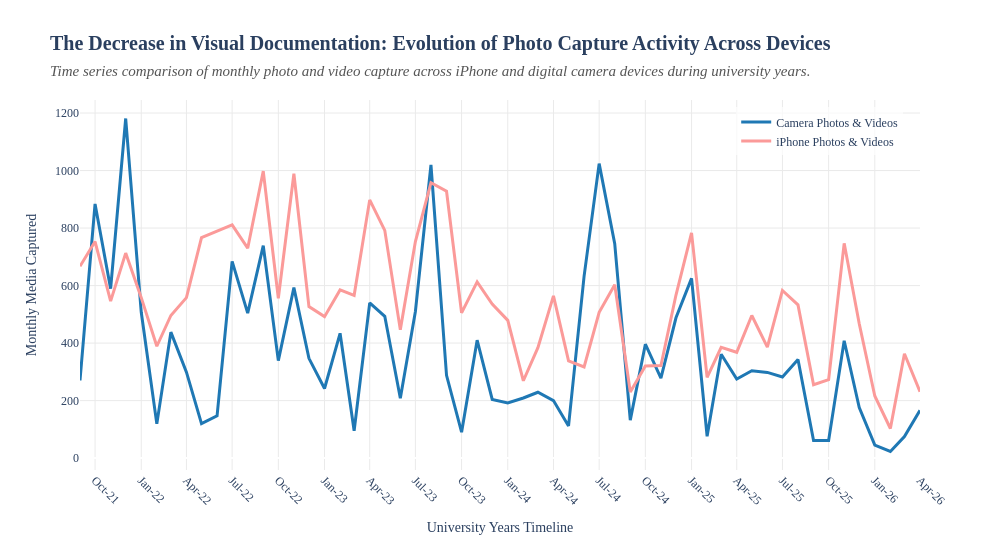

Write notebook code for a chart like this one.
### Markdown cell above
## Did I actually stop taking as many pictures as the years went on?

In the last couple of years, particularly after starting my Master’s degree, **I had the impression that my habit of taking photographs gradually declined**, often because I would forget to bring my camera with me. This first analysis aims to verify whether this perception corresponds to the data, or whether it is primarily a subjective feeling potentially influenced by increased mental load, which can distort how we recall and evaluate past periods of activity.

To address this question, I compared the number of photos and videos captured using my **iPhone** with those taken using my **digital camera** over time. For the visualization, I used a **line chart**, as it is well suited to representing temporal trends and highlighting changes in behavior across the five-year period.

### Code cell
# make month string into date
df['date_parsed'] = pd.to_datetime(df['month'], format='%b-%y')
df = df.sort_values('date_parsed').reset_index(drop=True)

# create line graph
fig = px.line(
    df, 
    x='date_parsed', 
    y=['camera_media_count', 'iphone_media_count'],
    color_discrete_sequence=['#1f78b4', '#fb9a99'], 
    title="<b>The Decrease in Visual Documentation: Evolution of Photo Capture Activity Across Devices</b><br><span style='font-size:15px; color:#555555;'><i>Time series comparison of monthly photo and video capture across iPhone and digital camera devices during university years.</i></span>",
    labels={'date_parsed': 'Timeline', 'value': 'Media Captured'}
)

legend_names = {
    'camera_media_count': 'Camera Photos & Videos', 
    'iphone_media_count': 'iPhone Photos & Videos'
}
fig.for_each_trace(lambda trace: trace.update(name = legend_names[trace.name]))

# make tooltip
for trace in fig.data:
    trace.hovertemplate = f"<b>{trace.name}</b>: %{{y:,}}<extra></extra>"
    trace.line.width = 3

# line graph layout
fig.update_layout(
    font_family="Times New Roman",
    title_font_size=20,
    xaxis_title="University Years Timeline",
    yaxis_title="Monthly Media Captured",
    plot_bgcolor="white",
    width=1000,
    height=550,
    hovermode="x unified", 
    legend=dict(
        yanchor="top", 
        y=0.98, 
        xanchor="right", 
        x=0.98, 
        bgcolor="rgba(255,255,255,0.7)", 
        title_text=""
    )
)

fig.update_xaxes(showgrid=True, gridcolor='#EAEAEA', tickformat='%b-%y', dtick="M3", tickangle=45)
fig.update_yaxes(showgrid=True, gridcolor='#EAEAEA')

fig.show()

### Figure 1 — Plotly figure (JSON) as saved in the notebook; plotly's stock layout.template omitted (floating-point values rounded to 4 significant figures)
{"data": [{"hovertemplate": "<b>Camera Photos & Videos</b>: %{y:,}<extra></extra>", "legendgroup": "camera_media_count", "line": {"color": "#1f78b4", "dash": "solid", "width": 3}, "marker": {"symbol": "circle"}, "mode": "lines", "name": "Camera Photos & Videos", "orientation": "v", "showlegend": true, "type": "scatter", "x": ["2021-09-01T00:00:00.000000", "2021-10-01T00:00:00.000000", "2021-11-01T00:00:00.000000", "2021-12-01T00:00:00.000000", "2022-01-01T00:00:00.000000", "2022-02-01T00:00:00.000000", "2022-03-01T00:00:00.000000", "2022-04-01T00:00:00.000000", "2022-05-01T00:00:00.000000", "2022-06-01T00:00:00.000000", "2022-07-01T00:00:00.000000", "2022-08-01T00:00:00.000000", "2022-09-01T00:00:00.000000", "2022-10-01T00:00:00.000000", "2022-11-01T00:00:00.000000", "2022-12-01T00:00:00.000000", "2023-01-01T00:00:00.000000", "2023-02-01T00:00:00.000000", "2023-03-01T00:00:00.000000", "2023-04-01T00:00:00.000000", "2023-05-01T00:00:00.000000", "2023-06-01T00:00:00.000000", "2023-07-01T00:00:00.000000", "2023-08-01T00:00:00.000000", "2023-09-01T00:00:00.000000", "2023-10-01T00:00:00.000000", "2023-11-01T00:00:00.000000", "2023-12-01T00:00:00.000000", "2024-01-01T00:00:00.000000", "2024-02-01T00:00:00.000000", "2024-03-01T00:00:00.000000", "2024-04-01T00:00:00.000000", "2024-05-01T00:00:00.000000", "2024-06-01T00:00:00.000000", "2024-07-01T00:00:00.000000", "2024-08-01T00:00:00.000000", "2024-09-01T00:00:00.000000", "2024-10-01T00:00:00.000000", "2024-11-01T00:00:00.000000", "2024-12-01T00:00:00.000000", "2025-01-01T00:00:00.000000", "2025-02-01T00:00:00.000000", "2025-03-01T00:00:00.000000", "2025-04-01T00:00:00.000000", "2025-05-01T00:00:00.000000", "2025-06-01T00:00:00.000000", "2025-07-01T00:00:00.000000", "2025-08-01T00:00:00.000000", "2025-09-01T00:00:00.000000", "2025-10-01T00:00:00.000000", "2025-11-01T00:00:00.000000", "2025-12-01T00:00:00.000000", "2026-01-01T00:00:00.000000", "2026-02-01T00:00:00.000000", "2026-03-01T00:00:00.000000", "2026-04-01T00:00:00.000000"], "xaxis": "x", "y": [270, 884, 589, 1181, 507, 119, 438, 299, 120, 147, 684, 504, 739, 339, 593, 347, 242, 434, 95, 540, 493, 208, 510, 1020, 288, 90, 410, 204, 192, 209, 229, 200, 112, 633, 1024, 746, 132, 396, 278, 488, 625, 76, 361, 275, 304, 298, 282, 343, 61, 61, 408, 176, 45, 23, 75, 166], "yaxis": "y"}, {"hovertemplate": "<b>iPhone Photos & Videos</b>: %{y:,}<extra></extra>", "legendgroup": "iphone_media_count", "line": {"color": "#fb9a99", "dash": "solid", "width": 3}, "marker": {"symbol": "circle"}, "mode": "lines", "name": "iPhone Photos & Videos", "orientation": "v", "showlegend": true, "type": "scatter", "x": ["2021-09-01T00:00:00.000000", "2021-10-01T00:00:00.000000", "2021-11-01T00:00:00.000000", "2021-12-01T00:00:00.000000", "2022-01-01T00:00:00.000000", "2022-02-01T00:00:00.000000", "2022-03-01T00:00:00.000000", "2022-04-01T00:00:00.000000", "2022-05-01T00:00:00.000000", "2022-06-01T00:00:00.000000", "2022-07-01T00:00:00.000000", "2022-08-01T00:00:00.000000", "2022-09-01T00:00:00.000000", "2022-10-01T00:00:00.000000", "2022-11-01T00:00:00.000000", "2022-12-01T00:00:00.000000", "2023-01-01T00:00:00.000000", "2023-02-01T00:00:00.000000", "2023-03-01T00:00:00.000000", "2023-04-01T00:00:00.000000", "2023-05-01T00:00:00.000000", "2023-06-01T00:00:00.000000", "2023-07-01T00:00:00.000000", "2023-08-01T00:00:00.000000", "2023-09-01T00:00:00.000000", "2023-10-01T00:00:00.000000", "2023-11-01T00:00:00.000000", "2023-12-01T00:00:00.000000", "2024-01-01T00:00:00.000000", "2024-02-01T00:00:00.000000", "2024-03-01T00:00:00.000000", "2024-04-01T00:00:00.000000", "2024-05-01T00:00:00.000000", "2024-06-01T00:00:00.000000", "2024-07-01T00:00:00.000000", "2024-08-01T00:00:00.000000", "2024-09-01T00:00:00.000000", "2024-10-01T00:00:00.000000", "2024-11-01T00:00:00.000000", "2024-12-01T00:00:00.000000", "2025-01-01T00:00:00.000000", "2025-02-01T00:00:00.000000", "2025-03-01T00:00:00.000000", "2025-04-01T00:00:00.000000", "2025-05-01T00:00:00.000000", "2025-06-01T00:00:00.000000", "2025-07-01T00:00:00.000000", "2025-08-01T00:00:00.000000", "2025-09-01T00:00:00.000000", "2025-10-01T00:00:00.000000", "2025-11-01T00:00:00.000000", "2025-12-01T00:00:00.000000", "2026-01-01T00:00:00.000000", "2026-02-01T00:00:00.000000", "2026-03-01T00:00:00.000000", "2026-04-01T00:00:00.000000"], "xaxis": "x", "y": [667, 753, 546, 713, 558, 389, 496, 558, 767, 788, 811, 730, 998, 556, 989, 527, 492, 585, 566, 898, 792, 446, 753, 958, 928, 505, 613, 536, 479, 269, 384, 564, 338, 317, 507, 603, 230, 320, 322, 567, 783, 281, 385, 368, 496, 386, 583, 533, 255, 273, 747, 467, 216, 103, 363, 231], "yaxis": "y"}], "layout": {"font": {"family": "Times New Roman"}, "height": 550, "hovermode": "x unified", "legend": {"bgcolor": "rgba(255,255,255,0.7)", "title": {"text": ""}, "tracegroupgap": 0, "x": 0.98, "xanchor": "right", "y": 0.98, "yanchor": "top"}, "plot_bgcolor": "white", "title": {"font": {"size": 20}, "text": "<b>The Decrease in Visual Documentation: Evolution of Photo Capture Activity Across Devices</b><br><span style='font-size:15px; color:#555555;'><i>Time series comparison of monthly photo and video capture across iPhone and digital camera devices during university years.</i></span>"}, "width": 1000, "xaxis": {"anchor": "y", "domain": [0, 1], "dtick": "M3", "gridcolor": "#EAEAEA", "showgrid": true, "tickangle": 45, "tickformat": "%b-%y", "title": {"text": "University Years Timeline"}}, "yaxis": {"anchor": "x", "domain": [0, 1], "gridcolor": "#EAEAEA", "showgrid": true, "title": {"text": "Monthly Media Captured"}}}}
